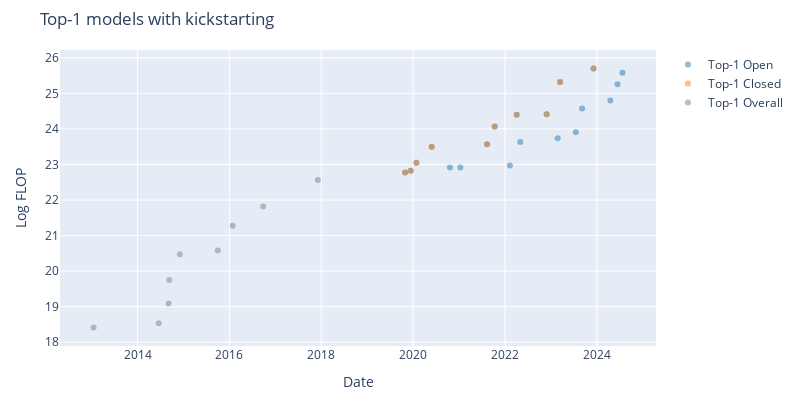

The notebook cell this image was saved under:
### Code cell
open_df = df_filtered[df_filtered['category'] == 'Open']
closed_df = df_filtered[df_filtered['category'] == 'Closed']
recent_top_models_df = top_models_df[top_models_df['date'] > pd.to_datetime('2010-01-01')]

fig = go.Figure()

fig.add_trace(go.Scatter(
    x=open_df['date'],
    y=open_df['log_flop'],
    mode='markers',
    marker=dict(color=colors['open'], opacity=0.5),
    text=open_df['System'],
    hoverinfo='text',
    name=f'Top-{top_n} Open'
))

fig.add_trace(go.Scatter(
    x=closed_df['date'],
    y=closed_df['log_flop'],
    mode='markers',
    marker=dict(color=colors['closed'], opacity=0.5),
    text=closed_df['System'],
    hoverinfo='text',
    name=f'Top-{top_n} Closed'
))

fig.add_trace(go.Scatter(
    x=recent_top_models_df['date'],
    y=recent_top_models_df['log_flop'],
    mode='markers',
    marker=dict(color='grey', opacity=0.5),
    text=recent_top_models_df['System'],
    hoverinfo='text',
    name=f'Top-{top_n} Overall'
))

fig.update_layout(
    width=800,
    height=400,
    xaxis_title='Date',
    yaxis_title='Log FLOP',
    title=f'Top-{top_n} models with kickstarting',
    margin=dict(t=50, l=60, r=60, b=50),
)

# save_plot(fig, results_dir, f'top_{top_n}_models_without_kickstarting')

fig.show()

### Figure 1 — Plotly figure (JSON) as saved in the notebook; plotly's stock layout.template omitted (floating-point values rounded to 4 significant figures)
{"data": [{"hoverinfo": "text", "marker": {"color": "#1f77b4", "opacity": 0.5}, "mode": "markers", "name": "Top-1 Open", "text": ["mT5-XXL", "Switch", "GPT-NeoX-20B", "OPT-175B", "LLaMA-65B", "Llama 2-70B", "Falcon-180B", "Llama 3-70B", "Nemotron-4 340B", "Llama 3.1-405B"], "type": "scatter", "x": ["2020-10-20T00:00:00", "2021-01-11T00:00:00", "2022-02-09T00:00:00", "2022-05-02T00:00:00", "2023-02-24T00:00:00", "2023-07-18T00:00:00", "2023-09-06T00:00:00", "2024-04-18T00:00:00", "2024-06-14T00:00:00", "2024-07-23T00:00:00"], "y": [22.91, 22.91, 22.97, 23.63, 23.74, 23.91, 24.58, 24.8, 25.26, 25.58]}, {"hoverinfo": "text", "marker": {"color": "#ff7f0e", "opacity": 0.5}, "mode": "markers", "name": "Top-1 Closed", "text": ["AlphaStar", "OpenAI Five", "Meena", "GPT-3 175B (davinci)", "Jurassic-1-Jumbo", "Megatron-Turing NLG 530B", "PaLM (540B)", "GPT-3.5 (text-davinci-003)", "GPT-4", "Gemini 1.0 Ultra"], "type": "scatter", "x": ["2019-10-30T00:00:00", "2019-12-13T00:00:00", "2020-01-28T00:00:00", "2020-05-28T00:00:00", "2021-08-11T00:00:00", "2021-10-11T00:00:00", "2022-04-04T00:00:00", "2022-11-28T00:00:00", "2023-03-15T00:00:00", "2023-12-06T00:00:00"], "y": [22.77, 22.83, 23.05, 23.5, 23.57, 24.07, 24.4, 24.41, 25.32, 25.7]}, {"hoverinfo": "text", "marker": {"color": "grey", "opacity": 0.5}, "mode": "markers", "name": "Top-1 Overall", "text": ["DistBelief NNLM", "SPPNet", "VGG16", "Seq2Seq LSTM", "SNM-skip", "AlphaGo Fan", "AlphaGo Lee", "GNMT", "AlphaZero", "AlphaStar", "OpenAI Five", "Meena", "GPT-3 175B (davinci)", "Jurassic-1-Jumbo", "Megatron-Turing NLG 530B", "PaLM (540B)", "GPT-3.5 (text-davinci-003)", "GPT-4", "Gemini 1.0 Ultra"], "type": "scatter", "x": ["2013-01-16T00:00:00", "2014-06-18T00:00:00", "2014-09-04T00:00:00", "2014-09-10T00:00:00", "2014-12-03T00:00:00", "2015-10-01T00:00:00", "2016-01-27T00:00:00", "2016-09-26T00:00:00", "2017-12-05T00:00:00", "2019-10-30T00:00:00", "2019-12-13T00:00:00", "2020-01-28T00:00:00", "2020-05-28T00:00:00", "2021-08-11T00:00:00", "2021-10-11T00:00:00", "2022-04-04T00:00:00", "2022-11-28T00:00:00", "2023-03-15T00:00:00", "2023-12-06T00:00:00"], "y": [18.42, 18.53, 19.09, 19.75, 20.47, 20.58, 21.28, 21.82, 22.56, 22.77, 22.83, 23.05, 23.5, 23.57, 24.07, 24.4, 24.41, 25.32, 25.7]}], "layout": {"height": 400, "margin": {"b": 50, "l": 60, "r": 60, "t": 50}, "title": {"text": "Top-1 models with kickstarting"}, "width": 800, "xaxis": {"title": {"text": "Date"}}, "yaxis": {"title": {"text": "Log FLOP"}}}}
